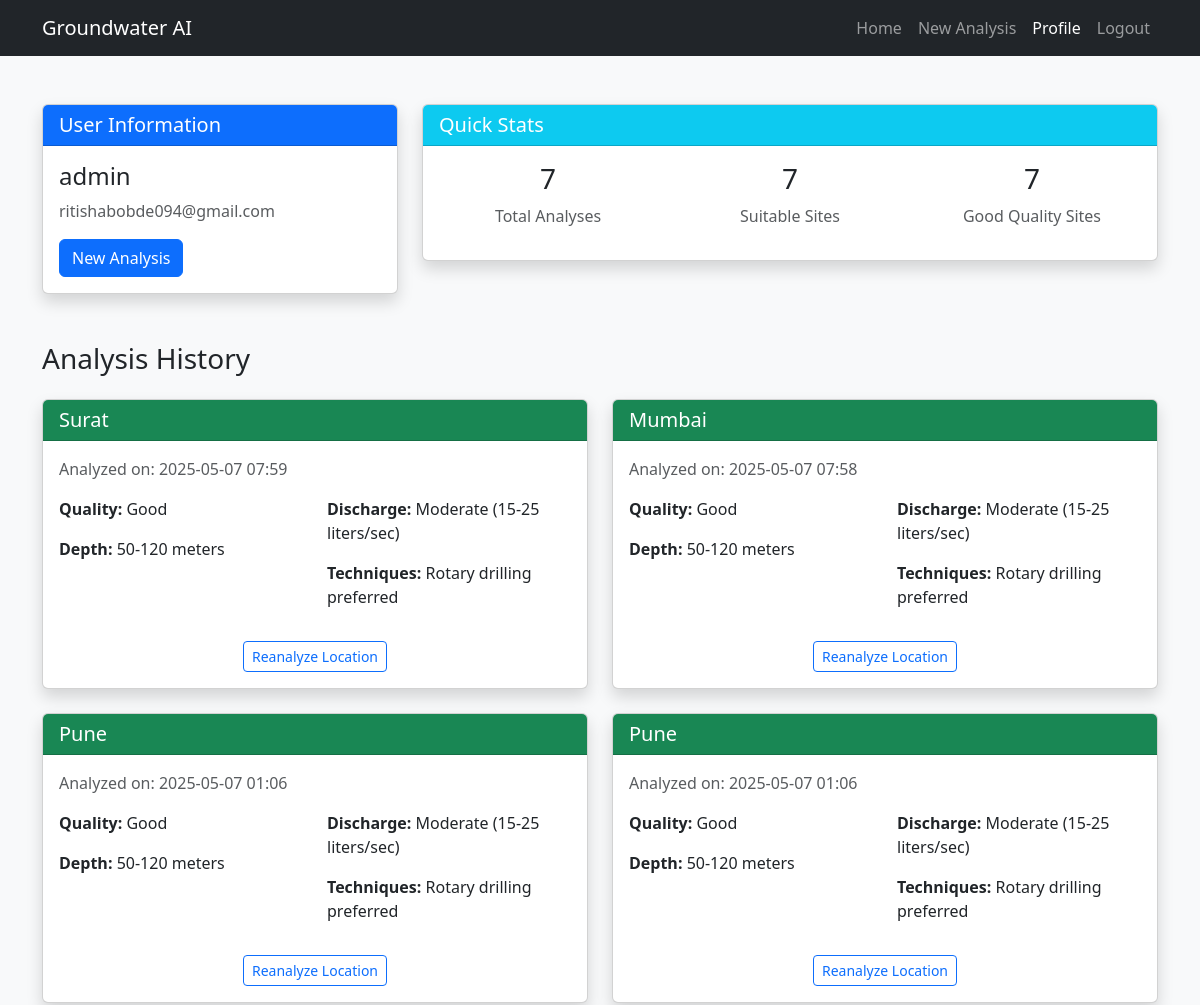
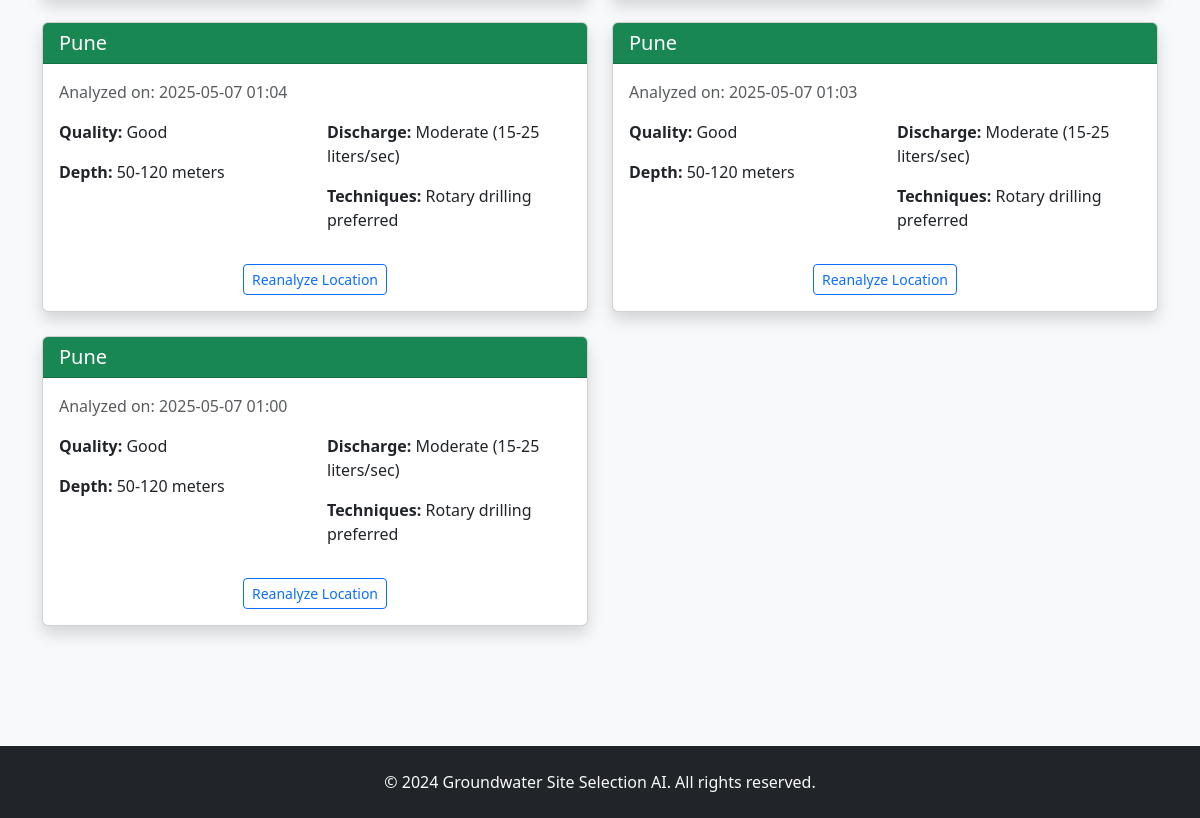
The app's page /profile (signed in) with its own data (2 pictures, top to bottom).
### main.py (models this page shows, shortened)
class User(UserMixin, db.Model):
    id = db.Column(db.Integer, primary_key=True)
    username = db.Column(db.String(80), unique=True, nullable=False)
    email = db.Column(db.String(120), unique=True, nullable=False)
    password_hash = db.Column(db.String(128))
    analyses = db.relationship('Analysis', backref='user', lazy=True)

class Analysis(db.Model):
    id = db.Column(db.Integer, primary_key=True)
    location = db.Column(db.String(100), nullable=False)
    latitude = db.Column(db.Float, nullable=False)
    longitude = db.Column(db.Float, nullable=False)
    timestamp = db.Column(db.DateTime, nullable=False, default=datetime.utcnow)
    groundwater_info = db.Column(db.JSON)
    user_id = db.Column(db.Integer, db.ForeignKey('user.id'), nullable=False)

### main.py (the view)
@app.route('/profile')
@login_required
def profile():
    analyses = Analysis.query.filter_by(user_id=current_user.id).order_by(Analysis.timestamp.desc()).all()
    return render_template('profile.html', user=current_user, analyses=analyses)

### main.py (called while the page is built)
@login_manager.user_loader
def load_user(user_id):
    return User.query.get(int(user_id))

### templates/profile.html (shortened to what this page needs)
<!DOCTYPE html>
<html lang="en">
<head>
    <link href="https://cdn.jsdelivr.net/npm/bootstrap@5.3.0/dist/css/bootstrap.min.css" rel="stylesheet">
</head>
<body class="bg-light">
    <nav class="navbar navbar-expand-lg navbar-dark bg-dark">
        <div class="container">
            <a class="navbar-brand" href="/">Groundwater AI</a>
            <div class="collapse navbar-collapse" id="navbarNav">
                <ul class="navbar-nav ms-auto">
                    <li class="nav-item">
                        <a class="nav-link" href="/">Home</a>
                    </li>
                    <li class="nav-item">
                        <a class="nav-link" href="/input">New Analysis</a>
                    </li>
                    <li class="nav-item">
                        <a class="nav-link active" href="/profile">Profile</a>
                    </li>
                    <li class="nav-item">
                        <a class="nav-link" href="/logout">Logout</a>
                    </li>
                </ul>
            </div>
        </div>
    </nav>
    <div class="container py-5">
        <div class="row mb-5">
            <div class="col-md-4">
                <div class="card shadow">
                    <div class="card-header bg-primary text-white">
                        <h5 class="mb-0">User Information</h5>
                    </div>
                    <div class="card-body">
                        <h4>{{ user.username }}</h4>
                        <p class="text-muted">{{ user.email }}</p>
                        <a href="/input" class="btn btn-primary">New Analysis</a>
                    </div>
                </div>
            </div>
            <div class="col-md-8">
                <div class="card shadow">
                    <div class="card-header bg-info text-white">
                        <h5 class="mb-0">Quick Stats</h5>
                    </div>
                    <div class="card-body">
                        <div class="row">
                            <div class="col-md-4 text-center">
                                <h3>{{ analyses|length }}</h3>
                                <p class="text-muted">Total Analyses</p>
                            </div>
                            <div class="col-md-4 text-center">
                                <h3>{{ analyses|selectattr('groundwater_info.suitability', 'equalto', 'Suitable for Well Digging')|list|length }}</h3>
                                <p class="text-muted">Suitable Sites</p>
                            </div>
                            <div class="col-md-4 text-center">
                                <h3>{{ analyses|selectattr('groundwater_info.quality', 'equalto', 'Good')|list|length }}</h3>
                                <p class="text-muted">Good Quality Sites</p>
                            </div>
                        </div>
                    </div>
                </div>
            </div>
        </div>
        <h3 class="mb-4">Analysis History</h3>
        <div class="row">
            {% for analysis in analyses %}
            <div class="col-md-6 mb-4">
                <div class="card shadow analysis-card">
                    <div class="card-header bg-success text-white">
                        <h5 class="mb-0">{{ analysis.location }}</h5>
                    </div>
                    <div class="card-body">
                        <p class="text-muted">Analyzed on: {{ analysis.timestamp.strftime('%Y-%m-%d %H:%M') }}</p>
                        <div class="row">
                            <div class="col-6">
                                <p><strong>Quality:</strong> {{ analysis.groundwater_info.quality }}</p>
                                <p><strong>Depth:</strong> {{ analysis.groundwater_info.depth }}</p>
                            </div>
                            <div class="col-6">
                                <p><strong>Discharge:</strong> {{ analysis.groundwater_info.discharge }}</p>
                                <p><strong>Techniques:</strong> {{ analysis.groundwater_info.techniques }}</p>
                            </div>
                        </div>
                        <div class="text-center mt-3">
                            <a href="{{ url_for('input') }}?lat={{ analysis.latitude }}&lon={{ analysis.longitude }}"
                               class="btn btn-outline-primary btn-sm">Reanalyze Location</a>
                        </div>
                    </div>
                </div>
            </div>
            {% endfor %}
        </div>
    </div>
    <footer class="bg-dark text-light py-4 mt-5">
        <div class="container text-center">
            <p class="mb-0">&copy; 2024 Groundwater Site Selection AI. All rights reserved.</p>
        </div>
    </footer>
</body>
</html>

### templates/profile.html (style rules this page uses)
.analysis-card { transition: transform 0.2s; }

### records on screen
User: username "admin", email "ritishabobde094@gmail.com"
Analysis: location "Surat", timestamp "2025-05-07 07:59", groundwater_info.quality "Good", groundwater_info.depth "50-120 meters", groundwater_info.discharge "Moderate (15-25 liters/sec)", groundwater_info.techniques "Rotary drilling preferred"
Analysis: location "Mumbai", timestamp "2025-05-07 07:58", groundwater_info.quality "Good", groundwater_info.depth "50-120 meters", groundwater_info.discharge "Moderate (15-25 liters/sec)", groundwater_info.techniques "Rotary drilling preferred"
Analysis: location "Pune", timestamp "2025-05-07 01:06", groundwater_info.quality "Good", groundwater_info.depth "50-120 meters", groundwater_info.discharge "Moderate (15-25 liters/sec)", groundwater_info.techniques "Rotary drilling preferred"
Analysis: location "Pune", timestamp "2025-05-07 01:06", groundwater_info.quality "Good", groundwater_info.depth "50-120 meters", groundwater_info.discharge "Moderate (15-25 liters/sec)", groundwater_info.techniques "Rotary drilling preferred"
Analysis: location "Pune", timestamp "2025-05-07 01:04", groundwater_info.quality "Good", groundwater_info.depth "50-120 meters", groundwater_info.discharge "Moderate (15-25 liters/sec)", groundwater_info.techniques "Rotary drilling preferred"
Analysis: location "Pune", timestamp "2025-05-07 01:03", groundwater_info.quality "Good", groundwater_info.depth "50-120 meters", groundwater_info.discharge "Moderate (15-25 liters/sec)", groundwater_info.techniques "Rotary drilling preferred"
Analysis: location "Pune", timestamp "2025-05-07 01:00", groundwater_info.quality "Good", groundwater_info.depth "50-120 meters", groundwater_info.discharge "Moderate (15-25 liters/sec)", groundwater_info.techniques "Rotary drilling preferred"

### other values on screen
{{ analyses|length }} "7"
